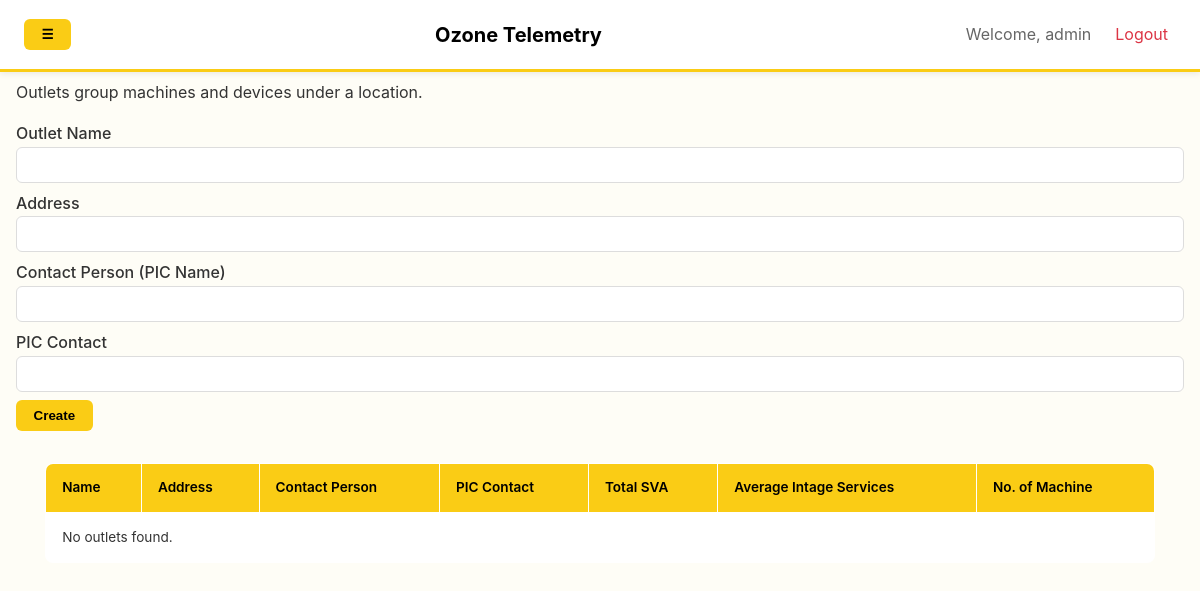
/outlets/ (signed in), run on an earlier commit of the app's database.
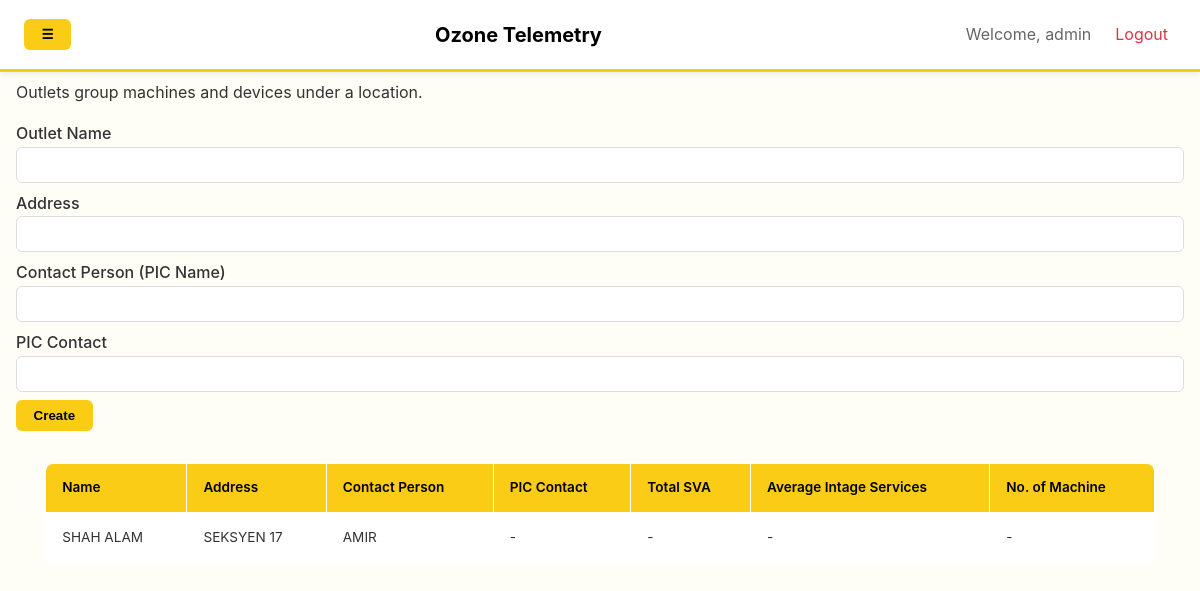
And on a later commit of the database.
### telemetry/models.py (models this page shows, shortened)
class Outlet(models.Model):
    name = models.CharField(max_length=200, unique=True)
    location = models.CharField(max_length=300, null=True, blank=True)
    address = models.TextField(null=True, blank=True)
    contact_person = models.CharField(max_length=100, null=True, blank=True)
    contact_phone = models.CharField(max_length=20, null=True, blank=True)
    total_sva = models.IntegerField(null=True, blank=True, help_text="Total Service Advisors")
    average_intage_services = models.IntegerField(null=True, blank=True, help_text="Average intage services")
    number_of_machines = models.IntegerField(null=True, blank=True, help_text="Number of machines at outlet")
    is_active = models.BooleanField(default=True)
    created_at = models.DateTimeField(auto_now_add=True)
    updated_at = models.DateTimeField(auto_now=True)
    class Meta:
        ordering = ["name"]

### telemetry/views.py (the view, shortened to what this page needs)
# urls.py: path('outlets/', outlets_page, name='outlets'),
@login_required(login_url='/accounts/login/')
def outlets_page(request):
    from .models import Outlet
    outlets = Outlet.objects.all().order_by('name')
    return render(request, 'telemetry/outlets.html', { 'outlets': outlets })

### telemetry/templates/telemetry/outlets.html (shortened to what this page needs)
{% extends "telemetry/base.html" %}
{% block content %}
<h3>Outlets</h3>
<section class="cards" style="margin-bottom:1rem">
  <div class="card">
    <strong>Add Outlet</strong>
    <p style="margin:.5rem 0 1rem">Outlets group machines and devices under a location.</p>
  <form method="post">
    <div class="grid">
      <div>
        <label>Outlet Name
          <input name="name" required />
        </label>
      </div>
      <div>
        <label>Address
          <input name="address" />
        </label>
      </div>
      <div>
        <label>Contact Person (PIC Name)
          <input name="contact_person" />
        </label>
      </div>
      <div>
        <label>PIC Contact
          <input name="contact_phone" />
        </label>
      </div>
    </div>
    <button type="submit">Create</button>
  </form>
  </div>
</section>
<table class="striped">
  <thead>
    <tr>
      <th>Name</th>
      <th>Address</th>
      <th>Contact Person</th>
      <th>PIC Contact</th>
      <th>Total SVA</th>
      <th>Average Intage Services</th>
      <th>No. of Machine</th>
    </tr>
  </thead>
  <tbody>
    {% for o in outlets %}
    <tr>
      <td>{{ o.name }}</td>
      <td>{{ o.address|default:"-" }}</td>
      <td>{{ o.contact_person|default:"-" }}</td>
      <td>{{ o.contact_phone|default:"-" }}</td>
      <td>{{ o.total_sva|default:"-" }}</td>
      <td>{{ o.average_intage_services|default:"-" }}</td>
      <td>{{ o.number_of_machines|default:"-" }}</td>
    </tr>
    {% empty %}
    <tr>
      <td colspan="4">No outlets found.</td>
    </tr>
    {% endfor %}
  </tbody>
</table>
{% endblock %}

What changed in the data, as far as the page shows it:
added Outlet: name "SHAH ALAM", address "SEKSYEN 17", contact_person "AMIR", contact_phone "-", total_sva "-", average_intage_services "-", number_of_machines "-"
Also different on the page:
text no longer shown: "No outlets found."
